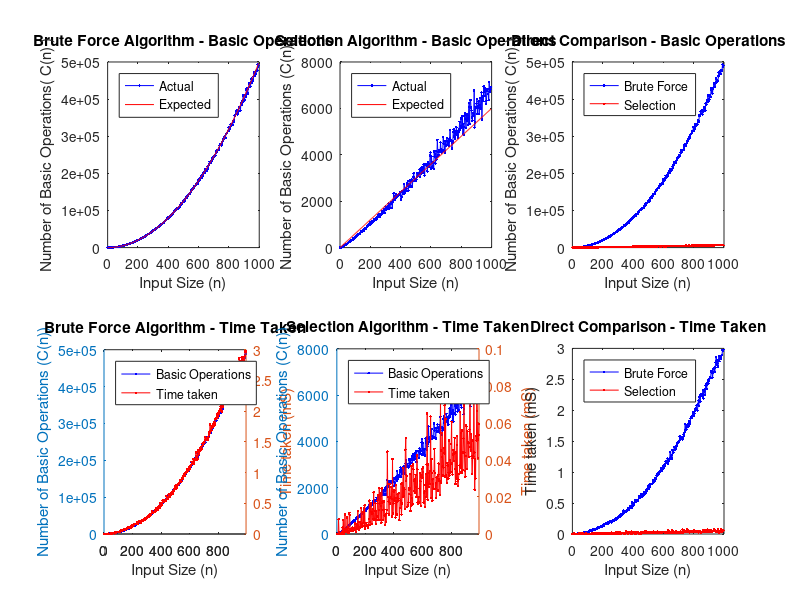

Source code (MATLAB):
clear; clc; close all;

result_array = csvread('results.csv',1,0);

input_size = result_array(:,1)';
brute_time_taken = result_array(:,2)';
brute_num_operations = result_array(:,3)';
select_time_taken = result_array(:,4)';
select_num_operations = result_array(:,5)';

% brute_num_operations_expected = (3/8)*(input_size.^2);
brute_num_operations_expected = (1*((input_size.^2) + (mod(input_size,2).*input_size)))/2;
select_num_operations_expected = 6*(input_size.^1);

line_style_1 = '.b-';
line_style_2 = '.r-';
line_style_expected = 'r';

%% Plot Brute Force Efficiency

% plot the number of operations
subplot(2,3,1);
plot(input_size, brute_num_operations, line_style_1);
hold on;
plot(input_size, brute_num_operations_expected, line_style_expected);
title('Brute Force Algorithm - Basic Operations');
xlabel('Input Size (n)');
ylabel('Number of Basic Operations( C(n) )');
legend('Actual','Expected', 'Location', 'NorthWest');
hold off;

% Plot the time taken
subplot(2,3,4);
[hAx,hLine1,hLine2] = plotyy(input_size, brute_num_operations, input_size, brute_time_taken);
hold on;
set(hLine1,'marker','.','linestyle','-','color','b');
set(hLine2,'marker','.','linestyle','-','color','r');
title('Brute Force Algorithm - Time Taken');
xlabel('Input Size (n)');
ylabel(hAx(1),'Number of Basic Operations (C(n))') % left y-axis
ylabel(hAx(2),'Time taken (mS)') % right y-axis
legend('Basic Operations','Time taken', 'Location', 'NorthWest');
hold off;

%% Plot Slection Efficiency

% plot the number of operations
subplot(2,3,2);
plot(input_size, select_num_operations, line_style_1);
hold on;
plot(input_size, select_num_operations_expected, line_style_expected);
title('Selection Algorithm - Basic Operations');
xlabel('Input Size (n)');
ylabel('Number of Basic Operations (C(n))');
legend('Actual','Expected', 'Location', 'NorthWest');
hold off;

% Plot the time taken
subplot(2,3,5);
[hAx,hLine1,hLine2] = plotyy(input_size, select_num_operations, input_size, select_time_taken);
hold on;
set(hLine1,'marker','.','linestyle','-','color','b');
set(hLine2,'marker','.','linestyle','-','color','r');
title('Selection Algorithm - Time Taken');
xlabel('Input Size (n)');
ylabel(hAx(1),'Number of Basic Operations (C(n))') % left y-axis
ylabel(hAx(2),'Time taken (mS)') % right y-axis
legend('Basic Operations','Time taken', 'Location', 'NorthWest');
hold off;

%% Direct comparison

% Plot the number of operations
subplot(2,3,3);
plot(input_size, brute_num_operations, line_style_1);
hold on;
plot(input_size, select_num_operations, line_style_2);
title('Direct Comparison - Basic Operations');
xlabel('Input Size (n)');
ylabel('Number of Basic Operations( C(n) )');
legend('Brute Force','Selection', 'Location', 'NorthWest');
hold off;

% Plot the number of operations
subplot(2,3,6);
plot(input_size, brute_time_taken, line_style_1);
hold on;
plot(input_size, select_time_taken, line_style_2);
title('Direct Comparison - Time Taken');
xlabel('Input Size (n)');
ylabel('Time taken (mS)');
legend('Brute Force','Selection', 'Location', 'NorthWest');
hold off;

percenatge_diff = sum((brute_num_operations-brute_num_operations_expected)./brute_num_operations_expected)/length(brute_num_operations_expected);
